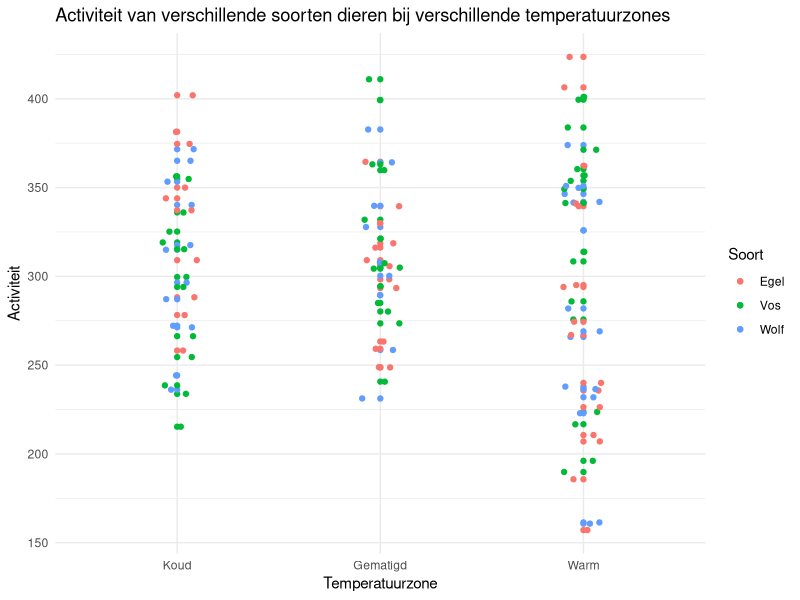
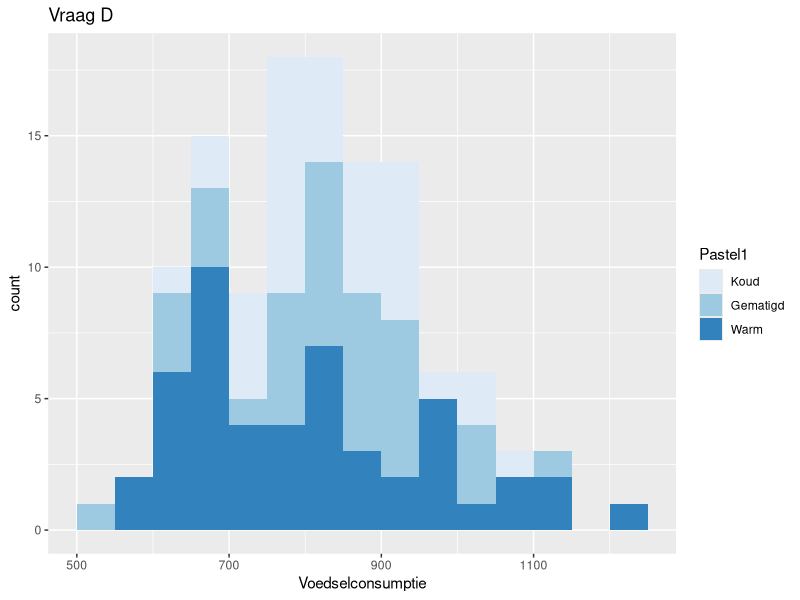
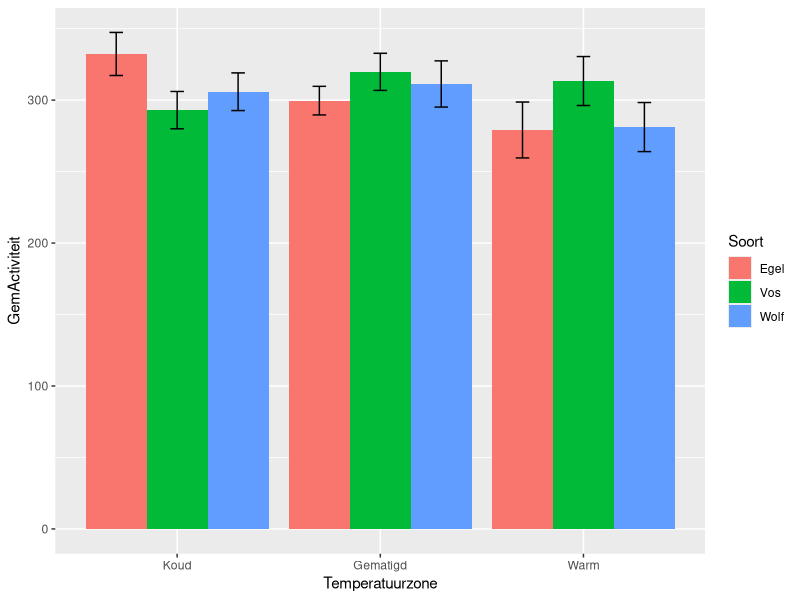
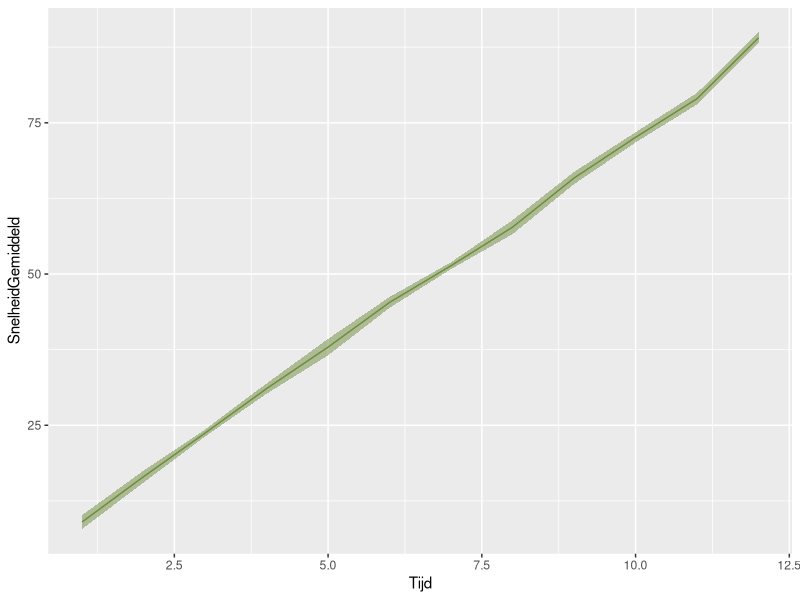
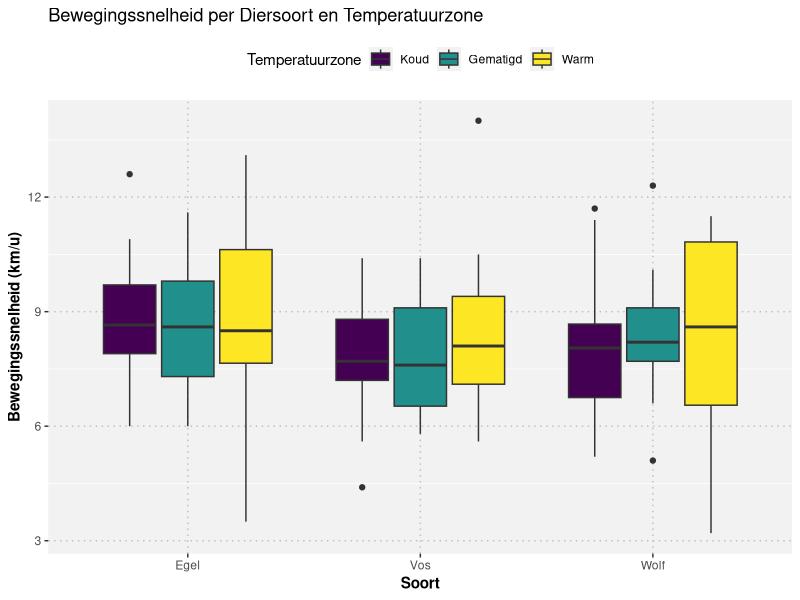

R code for these plots, in order:
library(tidyverse)

temperatuurzones <- read.csv("temperatuurzones.csv")

# Verander de Temperatuurzondes in een orderd factor
temperatuurzones$Temperatuurzone <- factor(temperatuurzones$Temperatuurzone, ordered = TRUE,
                                           levels = c("Koud",  "Gematigd", "Warm"))

# Vraag B
temperatuurzones_avg <- temperatuurzones %>%
  select(Activiteit, Voedselconsumptie, Bewegingssnelheid) %>% # Selecteer colomen omdat deze `nums` zijn.
  summarise_all(mean)

temperatuurzones_sd <- temperatuurzones %>%
  select(Activiteit, Voedselconsumptie, Bewegingssnelheid) %>%
  summarise_all(sd)

ggplot(temperatuurzones, aes(Temperatuurzone, Activiteit, color = Soort)) +
  geom_point() +
  geom_jitter(width = 0.1) +
  labs(title = "Activiteit van verschillende soorten dieren bij verschillende temperatuurzones") +
  theme_minimal()

# Vraag D
ggplot(temperatuurzones, aes(Voedselconsumptie, fill = Temperatuurzone)) +
  geom_histogram(binwidth = 50, center = 25) +
  scale_fill_brewer("Pastel1") +
  labs(title = "Vraag D", fill = "Temperatuurzone")

# Vraag E
temperatuurzones %>%
  group_by(Temperatuurzone, Soort) %>%
  summarise(GemActiviteit = mean(Activiteit), SEM = sd(Activiteit)/sqrt(n())) %>%
  
  ggplot(aes(x = Temperatuurzone, y = GemActiviteit, fill =
                             Soort)) +
    geom_col(position = "dodge") +
    geom_errorbar(aes(ymin = GemActiviteit - SEM, ymax = GemActiviteit + SEM),
                  position = position_dodge(0.9), width = 0.2)

# Vraag F
snelheden <- read.csv("Snelheden.csv")

ggplot(snelheden, aes(Tijd, SnelheidGemiddeld)) +
  geom_line(color = "darkolivegreen4") +
  geom_ribbon(aes(ymin = SnelheidGemiddeld - SE, ymax = SnelheidGemiddeld + SE),
              fill = "darkolivegreen4", alpha = 0.5)

# Vraag G
ggplot(temperatuurzones, aes(x = Soort, y = Bewegingssnelheid, fill =
                               Temperatuurzone)) +
  geom_boxplot() +
  theme( axis.title = element_text(face = "bold"),
         panel.grid.major = element_line(linetype = 3, color = "grey"),
         panel.background = element_rect(fill = "gray95"),
         legend.position = "top",
         legend.margin = margin(t = 10, r = 10, b = 10, l = 10) ) +
  labs( title = "Bewegingssnelheid per Diersoort en Temperatuurzone",
        x = "Soort",
        y = "Bewegingssnelheid (km/u)" )
  